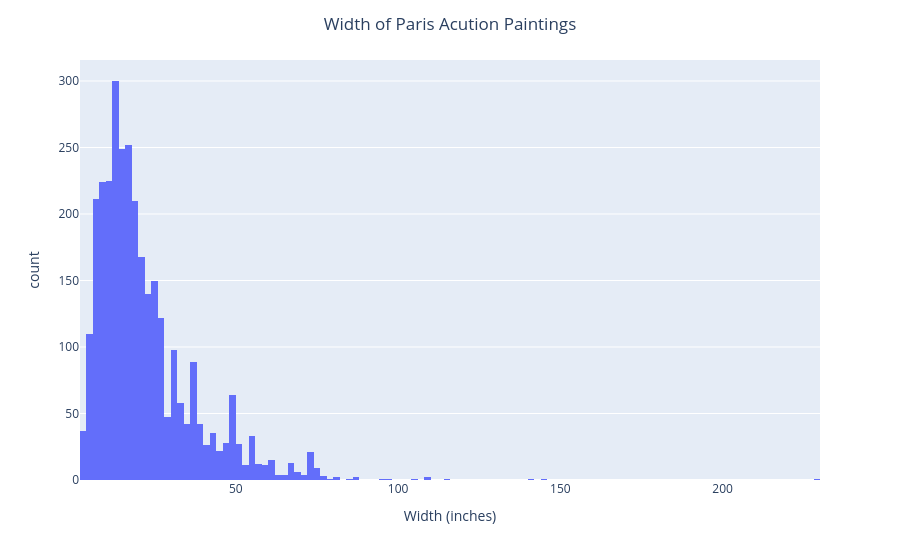
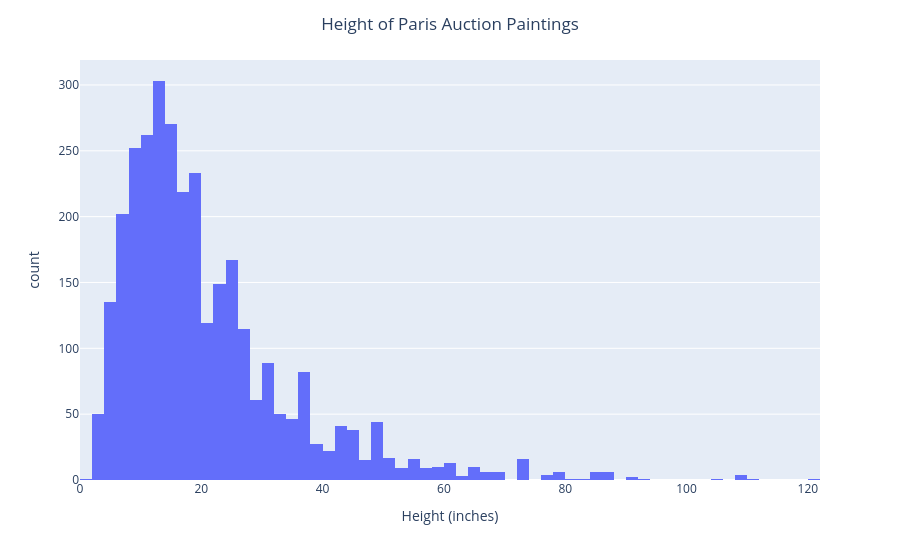

Notebook source saved alongside these figures, in order:
### Markdown cell above
**Q1** Make historgrams of the height and width of all the paintings in the data set. You should be able to recreate the plots from the lecture without looking at the code.

Don't forget to change the values into floats like we did in the lecture!

### Code cell
DF['Height_in'] = DF['Height_in'].apply(lambda x: float(x))
DF['Width_in'] = DF['Width_in'].apply(lambda x: float(x))

fig = px.histogram(DF,
                   x = "Width_in")
fig.update_layout(title = "Width of Paris Acution Paintings",
                  title_x = 0.5,
                  xaxis_title = "Width (inches)")

fig1 = px.histogram(DF,
                   x = "Height_in")
fig1.update_layout(title = "Height of Paris Auction Paintings",
                  title_x = 0.5,
                  xaxis_title = "Height (inches)")

fig.show()
fig1.show()

### Figure 1 — Plotly figure (JSON) as saved in the notebook; plotly's stock layout.template omitted (floating-point values rounded to 4 significant figures; data arrays with more than 128 entries replaced by an {"elided": "..."} marker saying what was removed)
{"data": [{"bingroup": "x", "hovertemplate": "Width_in=%{x}<br>count=%{y}<extra></extra>", "legendgroup": "", "marker": {"color": "#636efa", "pattern": {"shape": ""}}, "name": "", "orientation": "v", "showlegend": false, "type": "histogram", "x": {"elided": "3393 float values"}, "xaxis": "x", "yaxis": "y"}], "layout": {"barmode": "relative", "legend": {"tracegroupgap": 0}, "margin": {"t": 60}, "title": {"text": "Width of Paris Acution Paintings", "x": 0.5}, "xaxis": {"anchor": "y", "domain": [0, 1], "title": {"text": "Width (inches)"}}, "yaxis": {"anchor": "x", "domain": [0, 1], "title": {"text": "count"}}}}

### Figure 2 — Plotly figure (JSON) as saved in the notebook; plotly's stock layout.template omitted (floating-point values rounded to 4 significant figures; data arrays with more than 128 entries replaced by an {"elided": "..."} marker saying what was removed)
{"data": [{"bingroup": "x", "hovertemplate": "Height_in=%{x}<br>count=%{y}<extra></extra>", "legendgroup": "", "marker": {"color": "#636efa", "pattern": {"shape": ""}}, "name": "", "orientation": "v", "showlegend": false, "type": "histogram", "x": {"elided": "3393 float values"}, "xaxis": "x", "yaxis": "y"}], "layout": {"barmode": "relative", "legend": {"tracegroupgap": 0}, "margin": {"t": 60}, "title": {"text": "Height of Paris Auction Paintings", "x": 0.5}, "xaxis": {"anchor": "y", "domain": [0, 1], "title": {"text": "Height (inches)"}}, "yaxis": {"anchor": "x", "domain": [0, 1], "title": {"text": "count"}}}}
